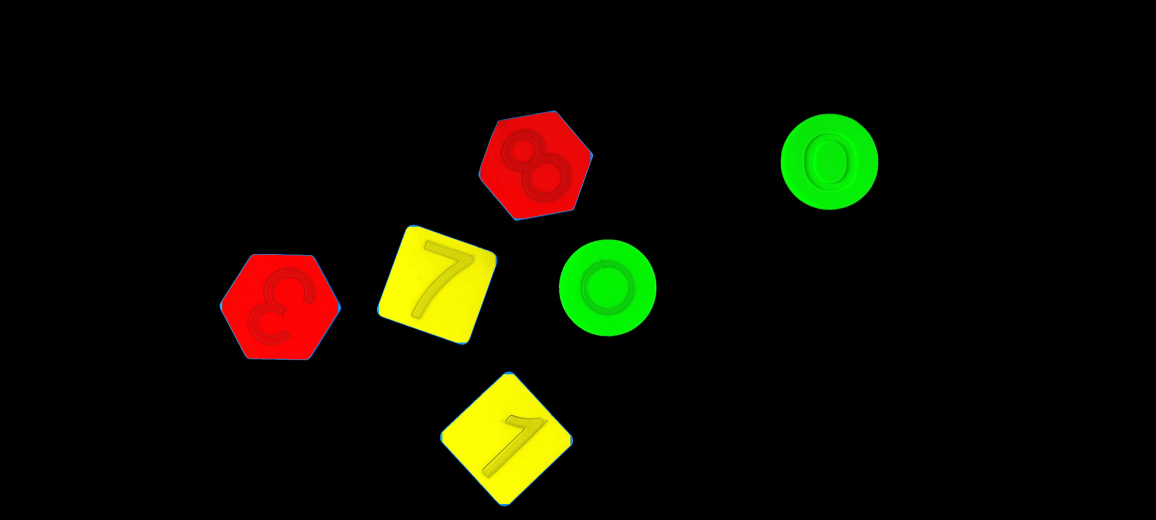
#> input picture 5.jpg, 4624 x 2080 px, found by its file name (shown at 1/4 size)
$ python 02.py
#> lines starting #> are read from the running program, lines starting #| are printed output that depends on the picture; after the words box and inside, x2 and y2 are one past the last pixel; in counts of white or black regions, pixels touching at a corner belong together
import os
import cv2
import numpy as np
from sklearn.neighbors import KNeighborsClassifier

def show_img(image, scale_percent=30):
    width = int(image.shape[1] * scale_percent / 100)
    height = int(image.shape[0] * scale_percent / 100)
    resized_image = cv2.resize(image, (width, height))
    cv2.imshow("Image", resized_image)
    cv2.waitKey(0)
    cv2.destroyAllWindows()

def process_image(image, default_area_threshold, scale_factor):

    padding = 10
    padded_image = cv2.copyMakeBorder(image, padding, padding, padding, padding, cv2.BORDER_CONSTANT, value=(0, 0, 0))

    gray = cv2.cvtColor(padded_image, cv2.COLOR_BGR2GRAY)
    blurred = cv2.GaussianBlur(gray, (5, 3), 0)
    blurred = cv2.convertScaleAbs(blurred, alpha=1.5, beta=20)

    binary = cv2.adaptiveThreshold(blurred, 255, cv2.ADAPTIVE_THRESH_GAUSSIAN_C, cv2.THRESH_BINARY_INV, 61, 8)
    show_img(binary)

    kernel_dilate = np.ones((7, 7), np.uint8)
    binary = cv2.dilate(binary, kernel_dilate, iterations=1)
    #show_img(binary)

    contours, h = cv2.findContours(binary, cv2.RETR_CCOMP, cv2.CHAIN_APPROX_SIMPLE)
    output = np.zeros_like(padded_image)
    for contour in contours:
        contour_area = cv2.contourArea(contour)
        if 130000 * scale_factor < contour_area < default_area_threshold:
            cv2.drawContours(output, [contour], -1, (255, 255, 255), 4)
    output = output[padding:-padding, padding:-padding]
    #show_img(output)

    kernel = np.ones((13, 13), np.uint8)
    output = cv2.morphologyEx(output, cv2.MORPH_CLOSE, kernel, iterations=4)
    #show_img(output)
    kernel_dilate = np.ones((9, 9), np.uint8)
    binary = cv2.dilate(output, kernel_dilate, iterations=3)

    kernel_dilate = np.ones((7, 7), np.uint8)
    binary = cv2.erode(binary, kernel_dilate, iterations=4)

    binary = cv2.cvtColor(binary, cv2.COLOR_BGR2GRAY)
    #show_img(binary)
    contours, hierarchy = cv2.findContours(binary, cv2.RETR_CCOMP, cv2.CHAIN_APPROX_NONE)
    internal_contours = np.zeros_like(image)
    all_contours = np.zeros_like(image)
    result_contours = []

    for i, contour in enumerate(contours):
        cv2.drawContours(all_contours, [contour], -1, 255, 3)
        if hierarchy[0][i][3] != -1:
            result_contours.append(contour)
            cv2.drawContours(internal_contours, [contour], -1, 255, 3)
    #show_img(all_contours)
    #show_img(internal_contours)
    cv2.imwrite("img1.jpg", all_contours)
    return result_contours

def calc_properties(contour):
    perimeter = cv2.arcLength(contour, True)
    corners = len(cv2.approxPolyDP(contour, 0.04 * perimeter, True))
    area = cv2.contourArea(contour)
    roundness = (4 * np.pi * area) / (perimeter ** 2) if perimeter != 0 else 0
    return [roundness, corners]

def train_knn():
    training_data = [
        [0.83, 4], [0.94, 8], [0.76, 6], [0.82, 4],
        [0.95, 8], [0.78, 6], [0.75, 4], [0.80, 6],
        [0.71, 4], [0.63, 4], [0.73, 4]
    ]
    labels = [2, 1, 3, 2, 1, 3, 2, 3, 2, 2, 2]
    knn = KNeighborsClassifier(n_neighbors=3)
    knn.fit(training_data, labels)
    return knn

def classify_contours(contours, knn, image):
    output_image = image.copy()
    for contour in contours:
        props = calc_properties(contour)
        predicted_label = knn.predict([props])[0]

        if predicted_label == 1:
            new_hue, shape_name = 0, "Circle"
        elif predicted_label == 2:
            new_hue, shape_name = 30, "Quadrilateral"
        elif predicted_label == 3:
            new_hue, shape_name = 60, "Hexagon"
        else:
            new_hue, shape_name = 120, "-"

        output_image = recolor(output_image, new_hue, contour)
        print(f"Контур: {shape_name} (Углы: {props[1]}, Округлость: {props[0]:.2f})")
    return output_image


def recolor(image, new_hue, contour):
    hsv_image = cv2.cvtColor(image, cv2.COLOR_BGR2HSV)
    mask = np.zeros(image.shape[:2], dtype=np.uint8)
    kernel_dilate = np.ones((5, 5), np.uint8)

    cv2.fillPoly(mask, [contour], (255, 255, 255))
    mask = cv2.dilate(mask, kernel_dilate, iterations=2)
    hsv_image[mask == 255, 0] = new_hue
    return cv2.cvtColor(hsv_image, cv2.COLOR_HSV2BGR)

default_width, default_height = 4624, 2080
default_area = default_width * default_height - 15000


knn = train_knn()

original_image_path = "dataset_lab1out/5.jpg"

original_image = cv2.imread(original_image_path)
#> original_image is the input picture: shape (2080, 4624, 3); mean B, G, R 1, 14, 15
img_copy = original_image.copy()

height, width = img_copy.shape[:2]
#> height = 2080; width = 4624
current_area = width * height
#> current_area = 9617920
scale_factor = current_area / default_area
#> scale_factor = 1

contours = process_image(original_image, default_area, scale_factor)
#> in process_image, `binary = cv2.adaptiveThreshold(blurred, 255, cv2.ADAPTIVE_THRESH_GAUSS..`: binary: shape (2100, 4644); 1.7% white; 300 white regions (226 under 20 px), largest, box (x1, y1, x2, y2) and area: (1754, 1481, 2318, 2050) 27575, (1501, 894, 2015, 1404) 27210, (873, 1010, 1390, 1466) 23081
#> in process_image, `binary = cv2.dilate(binary, kernel_dilate, iterations=1)`:
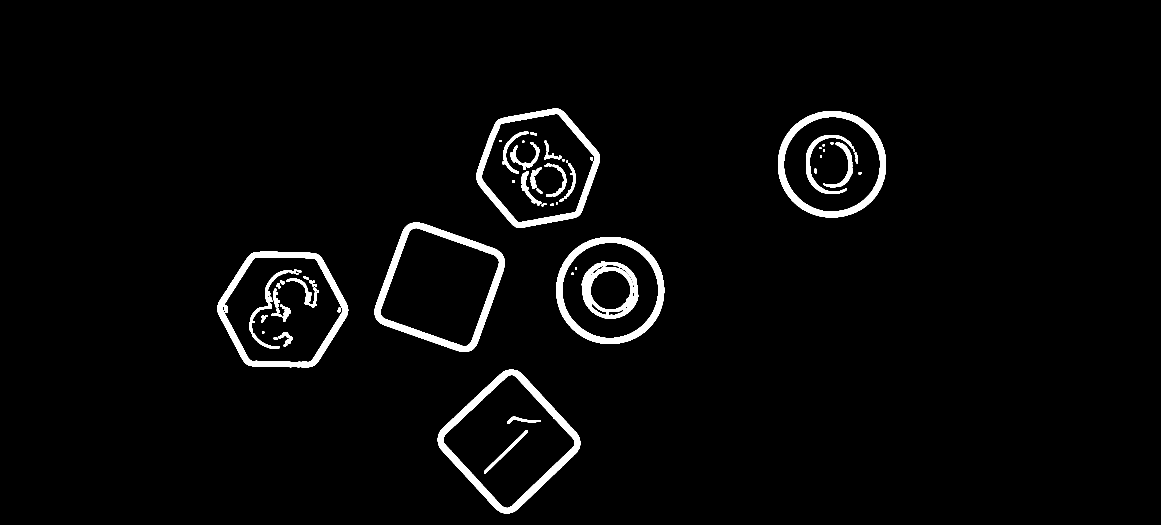
#> binary: shape (2100, 4644) (shown at 1/4 size); 2.8% white; 82 white regions
#> in process_image, `contours, h = cv2.findContours(binary, cv2.RETR_CCOMP, cv2.CHAIN_APPRO..`: contours = 122 contours, 26 with area under 20; largest, box (x1, y1, x2, y2) and area: (1751, 1478, 2321, 2053) 191265, (870, 1007, 1393, 1469) 185163, (1498, 891, 2018, 1407) 184855, (1906, 435, 2400, 911) 172418, (890, 1028, 1372, 1449) 152018; h = 122 rows, first 6: [1, -1, -1, -1], [2, 0, -1, -1], [3, 1, -1, -1], [5, 2, 4, -1], [-1, -1, -1, 3], [6, 3, -1, -1]
#> the loop in process_image, `for contour in contours:` made 122 passes
#> contour_area on passes 1 to 12: 2398.5, 85, 1044.5, 191265, 151680, 88.5, 84, 931.5, 48, 1554, 48.5, 265.5
#> (contour, contour_area) on passes 22, 30, 36, 38, 42, 43: ([[1268, 1162], [1268, 1171], [1274, 1171], [1274, 1162]], 54), ([[1252, 1123], [1252, 1129], [1258, 1129], [1258, 1123]], 36), ([[1186, 1092], [1186, 1098], [1192, 1098], [1192, 1092]], 36), ([[1175, 1087], [1175, 1093], [1182, 1093], [1182, 1087]], 42), ([[1177, 1077], [1177, 1084], [1184, 1084], [1184, 1077]], 49), ([[2301, 1070], [2301, 1077], [2307, 1077], [2307, 1070]], 42)
#> after the loop in process_image, `for contour in contours:`:
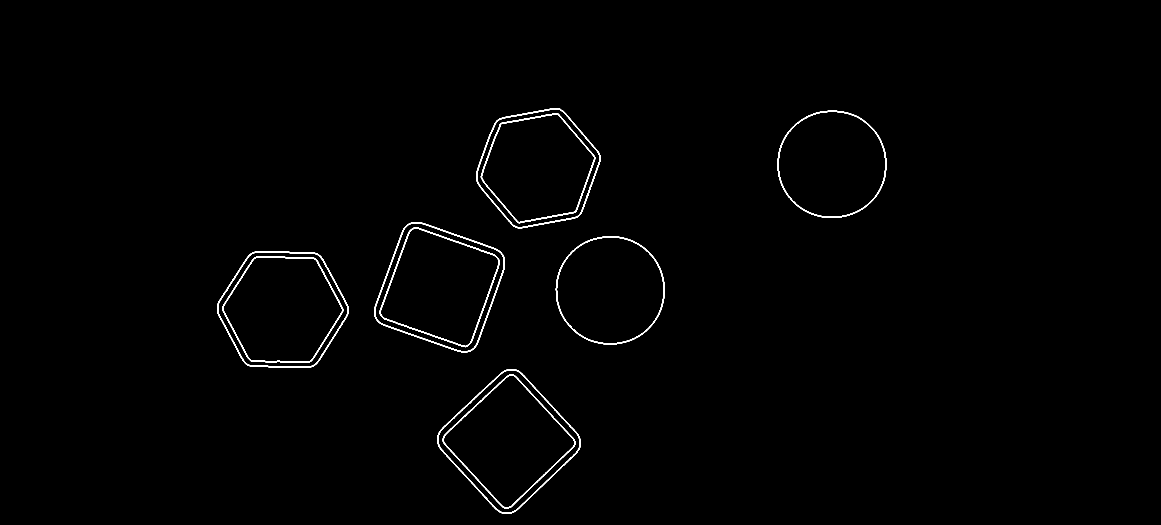
#> output: shape (2100, 4644, 3) (shown at 1/4 size); 0.68% white; 10 white regions, largest, box (x1, y1, x2, y2) and area: (1496, 889, 2020, 1409) 7652, (868, 1005, 1395, 1471) 7215, (1518, 909, 1999, 1389) 6930
#> in process_image, `output = output[padding:-padding, padding:-padding]`: output: shape (2080, 4624, 3); 0.69% white; 10 white regions, largest, box (x1, y1, x2, y2) and area: (1486, 879, 2010, 1399) 7652, (858, 995, 1385, 1461) 7215, (1508, 899, 1989, 1379) 6930
#> in process_image, `output = cv2.morphologyEx(output, cv2.MORPH_CLOSE, kernel, iterations=4)`: output: shape (2080, 4624, 3); 1.9% white; 6 white regions, box (x1, y1, x2, y2) and area: (1739, 1466, 2313, 2045) 47482, (1486, 879, 2010, 1399) 46023, (858, 995, 1385, 1461) 40835, (1894, 423, 2392, 903) 39073, (2213, 936, 2649, 1368) 6267, (3101, 433, 3535, 862) 6209
#> in process_image, `binary = cv2.dilate(output, kernel_dilate, iterations=3)`:
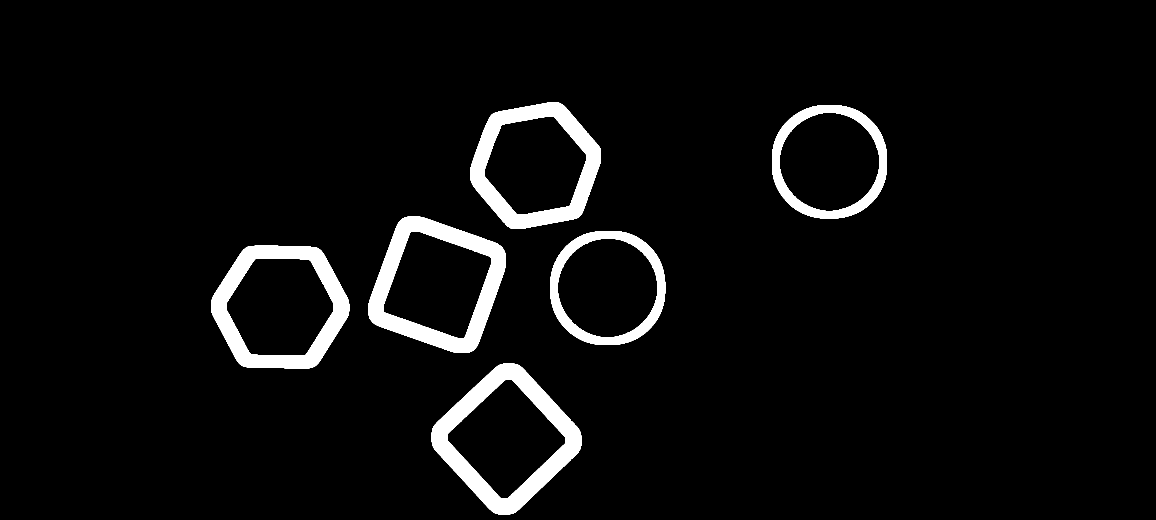
#> binary: shape (2080, 4624, 3) (shown at 1/4 size); 4.7% white; 6 white regions, box (x1, y1, x2, y2) and area: (1727, 1454, 2325, 2057) 99058, (1474, 867, 2022, 1411) 92799, (846, 983, 1397, 1473) 85475, (1882, 411, 2404, 915) 82873, (2201, 924, 2661, 1380) 47379, (3089, 421, 3547, 874) 47105
#> in process_image, `binary = cv2.cvtColor(binary, cv2.COLOR_BGR2GRAY)`: binary: shape (2080, 4624); 1.9% white; 6 white regions
#> in process_image, `contours, hierarchy = cv2.findContours(binary, cv2.RETR_CCOMP, cv2.CHA..`: contours = 12 contours; largest, box (x1, y1, x2, y2) and area: (1739, 1466, 2313, 2045) 193906, (858, 995, 1385, 1461) 188106, (1486, 879, 2010, 1399) 187931, (1894, 423, 2392, 903) 175176, (893, 1020, 1348, 1436) 148638
#> the loop in process_image, `for i, contour in enumerate(contours):` made 12 passes
#> after the loop in process_image, `for i, contour in enumerate(contours):`:
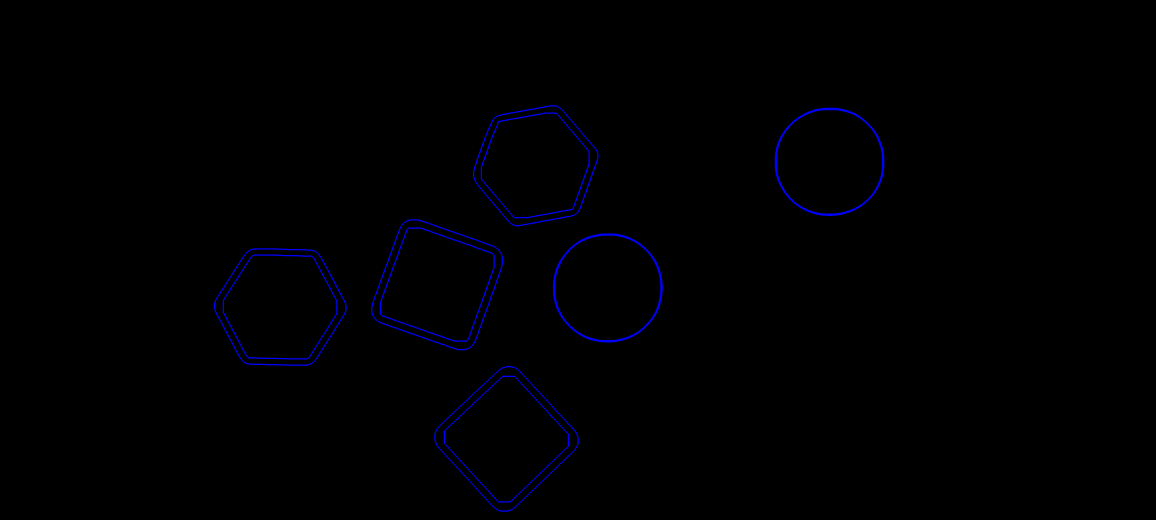
#> all_contours: shape (2080, 4624, 3) (shown at 1/4 size); mean of channels 0, 1, 2 2, 0, 0; drawn as B, G, R
#> after the loop in process_image, `for i, contour in enumerate(contours):`: result_contours = 6 contours; box (x1, y1, x2, y2) and area: (893, 1020, 1348, 1436) 148638, (1777, 1505, 2274, 2008) 147646, (1521, 912, 1977, 1365) 143364, (2218, 940, 2644, 1363) 143331, (3105, 438, 3531, 857) 142360, (1925, 452, 2357, 871) 137406
#> contours has the same summary as result_contours in process_image
final_image = classify_contours(contours, knn, img_copy)
#> the loop in classify_contours, `for contour in contours:` made 6 passes
#> (perimeter in calc_properties, corners in calc_properties, area in calc_properties, roundness in calc_properties, props, predicted_label, new_hue, shape_name) on passes 1 to 6: (1498.1, 4, 147646, 0.827, [0.827, 4], 2, 30, 'Quadrilateral'), (1477.3, 6, 148637.5, 0.856, [0.856, 6], 3, 60, 'Hexagon'), (1419.9, 8, 143331, 0.893, [0.893, 8], 1, 0, 'Circle'), (1558.6, 4, 143364, 0.742, [0.742, 4], 2, 30, 'Quadrilateral'), (1410.7, 8, 142360, 0.899, [0.899, 8], 1, 0, 'Circle'), (1425.6, 6, 137405.5, 0.85, [0.85, 6], 3, 60, 'Hexagon')
#| Контур: Quadrilateral (Углы: 4, Округлость: 0.83)
#| Контур: Hexagon (Углы: 6, Округлость: 0.86)
#| Контур: Circle (Углы: 8, Округлость: 0.89)
#| Контур: Quadrilateral (Углы: 4, Округлость: 0.74)
#| Контур: Circle (Углы: 8, Округлость: 0.90)
#| Контур: Hexagon (Углы: 6, Округлость: 0.85)
#> pass 1, in recolor, `mask = cv2.dilate(mask, kernel_dilate, iterations=2)`:
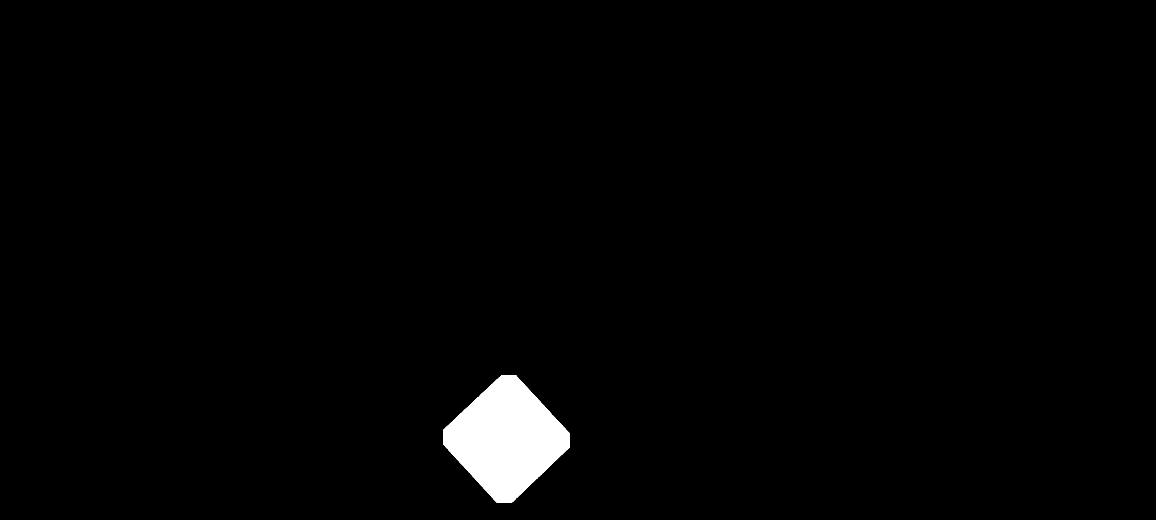
#> mask: shape (2080, 4624) (shown at 1/4 size); 1.6% white; 1 white region, box (x1, y1, x2, y2) and area: (1773, 1501, 2278, 2012) 156284
#> after the loop in classify_contours, `for contour in contours:`:
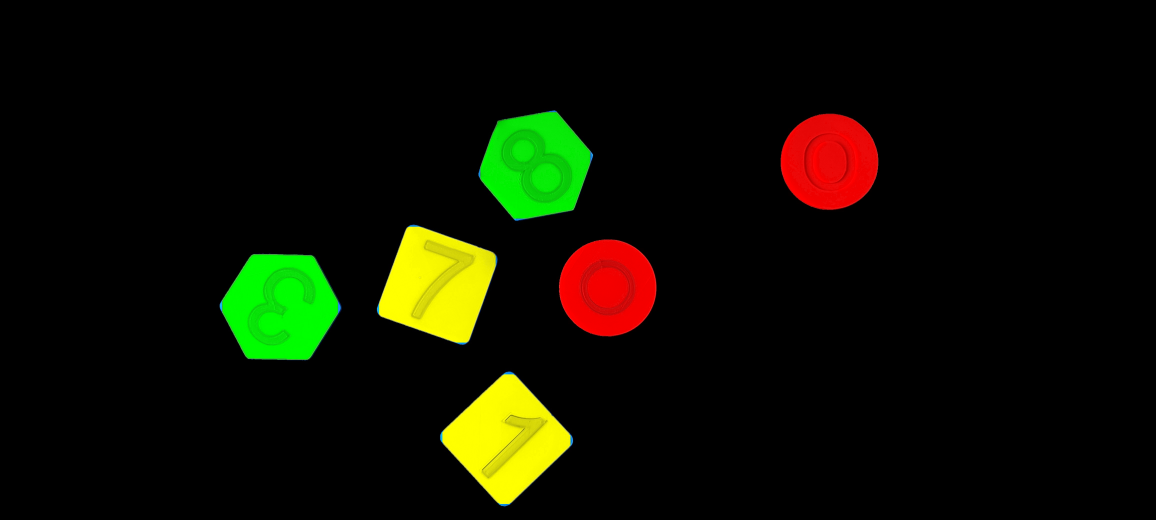
#> output_image: shape (2080, 4624, 3) (shown at 1/4 size); mean B, G, R 0.6, 15.3, 13.8

show_img(final_image)
#> call 2 of show_img, with scale_percent = 30
#> in show_img (call 2), `resized_image = cv2.resize(image, (width, height))`:
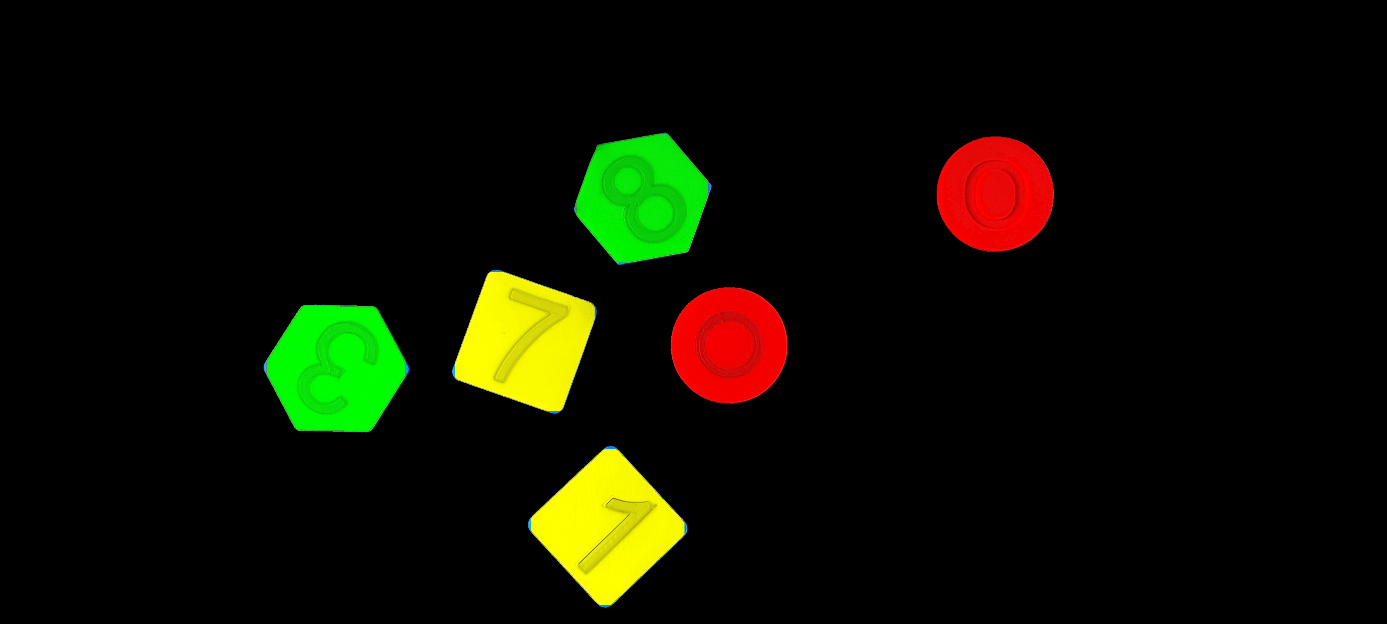
#> resized_image: shape (624, 1387, 3); mean B, G, R 0.6, 15.3, 13.8
